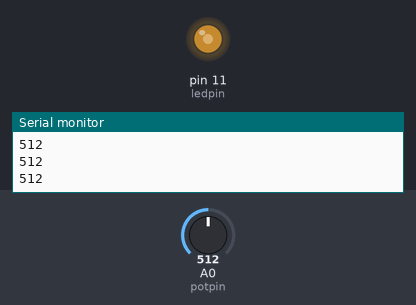
Bench run of a sketch on a simulated Arduino Uno, built with avr-gcc and run on an emulated ATmega328P. Shown: output pins drawn as LEDs (lit = HIGH), the last lines printed to the serial monitor. The test bench sets the inputs (shaded band); at power-on: A0 (potpin) = 512.

Above: at 1.2 s.
1.3 s: A0 (potpin) set to 716
At 1.6 s:
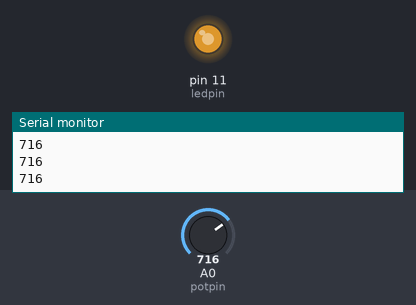
2.8 s: A0 (potpin) set to 900
At 3.7 s:
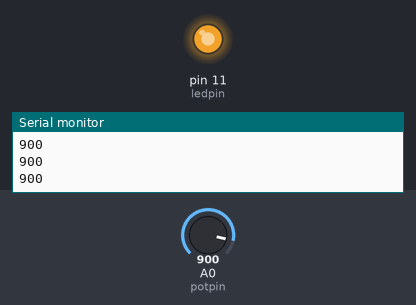
4.3 s: A0 (potpin) set to 122
At 4.9 s:
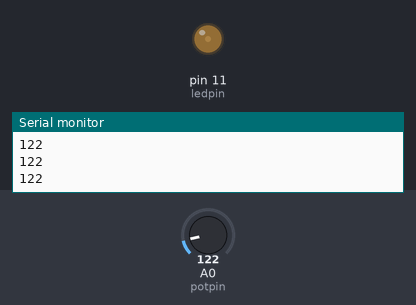
5.8 s: A0 (potpin) set to 0
At 6.2 s:
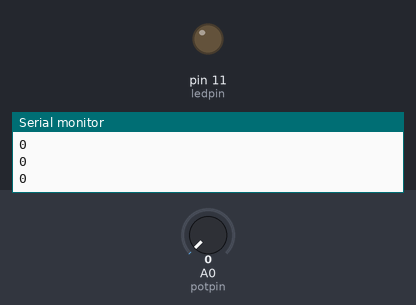
Timing chart, 0 to 8.3 s (numbered marks = the images above; inputs shaded):
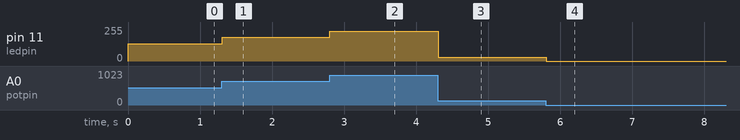

The sketch:

10_LightSensor.ino
```cpp
int potpin=0;// initialize analog pin 0, connected with photovaristor
int ledpin=11;// initialize digital pin 11, output regulating the brightness of LED
int val=0;// initialize variable va

void setup()
{
  pinMode(ledpin,OUTPUT);// set digital pin 11 as “output”
  Serial.begin(9600);// set baud rate at “9600”
}

void loop()
{
  val=analogRead(potpin);// read the analog value of the sensor and assign it to val
  Serial.println(val);// display the value of val
  analogWrite(ledpin,val/4);// turn on the LED and set up brightness（maximum output value 255）
  delay(10);// wait for 0.01
}
```

Measured:
- after the input at 1.3 s, pin 11 (ledpin): 128/255 → 179/255 at once
- after the input at 2.8 s, pin 11 (ledpin): 179/255 → 225/255 at once
- after the input at 4.3 s, pin 11 (ledpin): 225/255 → 30/255 at once
- after the input at 5.8 s, pin 11 (ledpin): 30/255 → 0/255 at once
